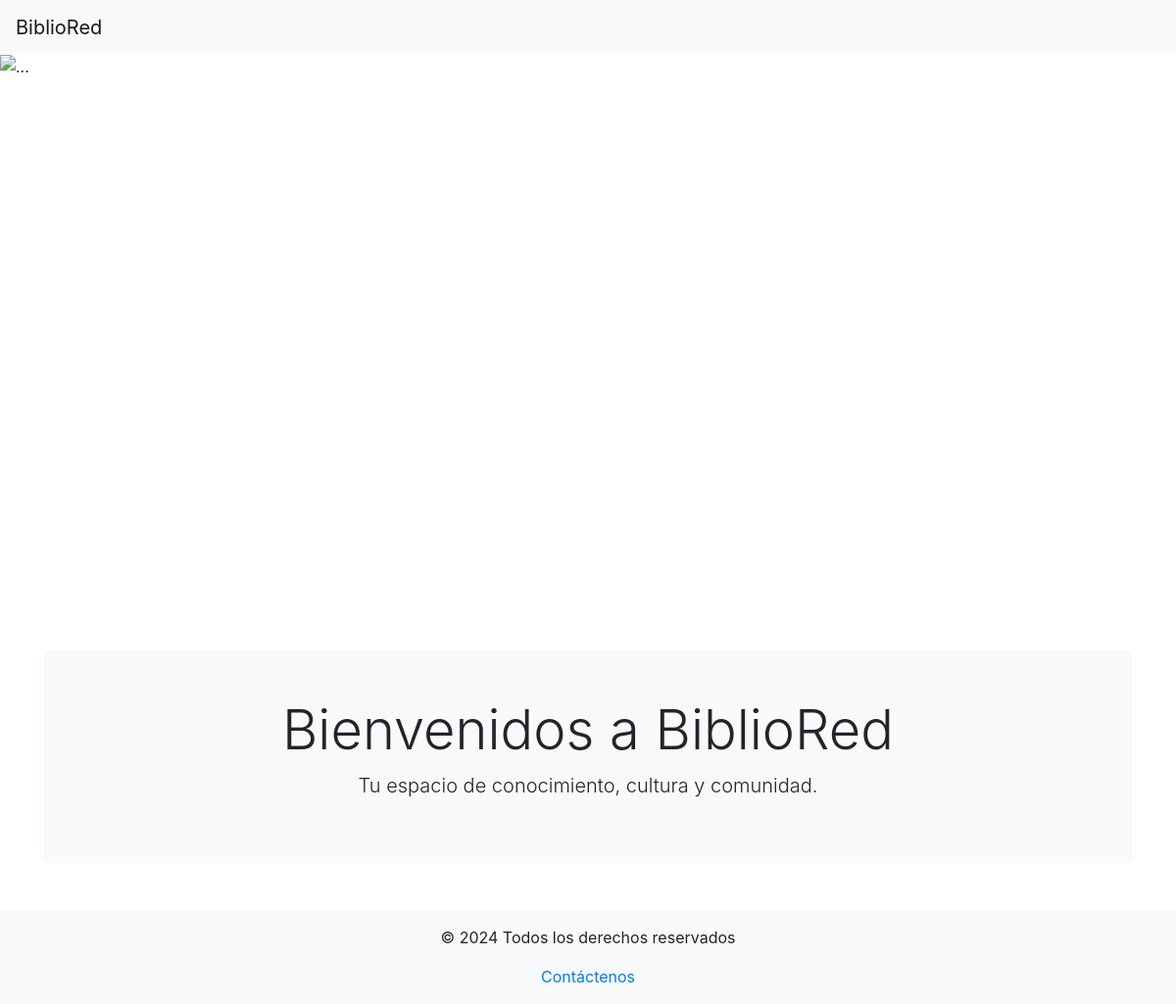
Before: /autores with the older database file.
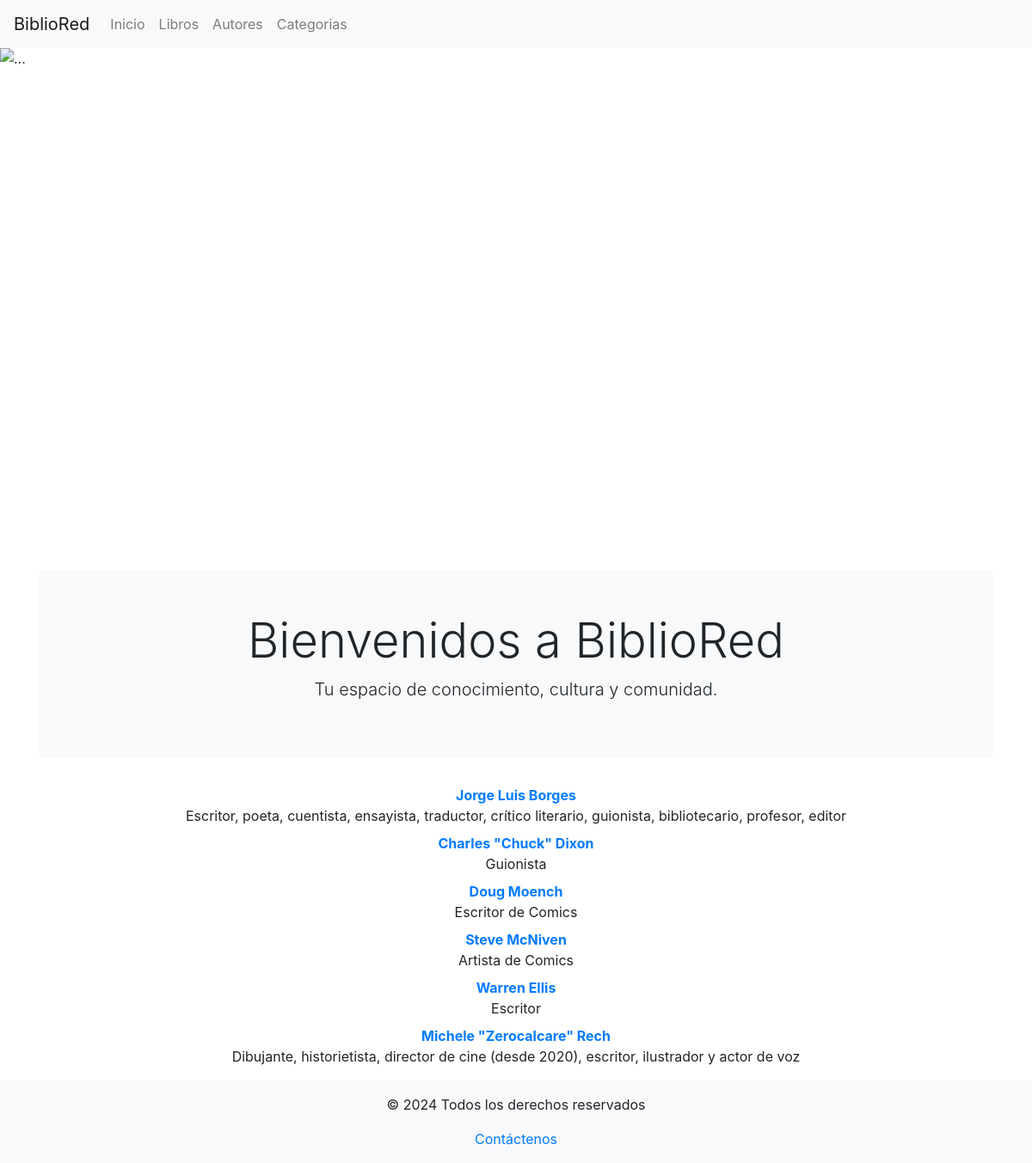
After: the same page with the newer database file.
### Contenido/models.py (models this page shows)
class NavItem(models.Model):
    titulo = models.CharField(max_length=50)
    url = models.CharField(max_length=100)

class Autor(models.Model):
    nombre = models.CharField(max_length=70)
    nacionalidad = models.CharField(max_length=50)
    biografia = models.TextField()
    information = models.TextField()

### Contenido/views.py (the view)
# urls.py: path('autores', views.vistaAutores, name="autores"),
def vistaAutores(request):
    context = {
        "NavItem": NavItem.objects.all(),
        "Autores": Autor.objects.all()
    }
    return render(request, 'content/autores.html', context)

### Contenido/templates/content/autores.html (shortened to what this page needs)
<!DOCTYPE html>
    <html lang="en">
    <head>
        <link rel="stylesheet" href="https://cdn.jsdelivr.net/npm/bootstrap@4.6.2/dist/css/bootstrap.min.css">
        <link rel="stylesheet" href="https://cdn.jsdelivr.net/gh/lipis/flag-icons@7.2.3/css/flag-icons.min.css"/>
    </head>
    <body>
        <nav class="navbar navbar-expand-lg navbar-light bg-light">
            <a class="navbar-brand" href="#">BiblioRed</a>
            <div class="collapse navbar-collapse" id="navbarNavAltMarkup">
                <div class="navbar-nav">
                    {% for Item in NavItem %}
                        <a class="nav-link" href="{{ Item.url }}">{{ Item.titulo }}</a>
                    {% endfor %}
                </div>
            </div>
        </nav>
        <div id="carouselExampleInterval" class="carousel slide" data-ride="carousel">
            <div class="carousel-inner">
                <div class="carousel-item active" data-interval="10000">
                    <img src="https://upload.wikimedia.org/wikipedia/commons/d/df/Biblioteca_Barzio.jpg" class="d-block w-100" alt="..." style="height: 70vh; object-fit: cover;">
                </div>
            </div>
            <button class="carousel-control-prev" type="button" data-target="#carouselExampleInterval" data-slide="prev">
                <span class="carousel-control-prev-icon" aria-hidden="true"></span>
            </button>
            <button class="carousel-control-next" type="button" data-target="#carouselExampleInterval" data-slide="next">
                <span class="carousel-control-next-icon" aria-hidden="true"></span>
            </button>
        </div>
        <div class="container mt-5">
            <div class="jumbotron bg-light p-5">
                <div class="text-center">
                    <h1 class="display-4">Bienvenidos a BiblioRed</h1>
                    <p class="lead">Tu espacio de conocimiento, cultura y comunidad.</p>
                </div>
            </div>
            <div class="row">
                <div class="col-lg-12">
                    <dl>
                        {% for Autor in Autores %}
                            <dt class="text-center"><a href="{{ Autor.biografia }}">{{ Autor.nombre }} <span class="fi fi-{{ Autor.nacionalidad }}"></span></a></dt>
                            <dd class="text-center">{{ Autor.information }}</dd>
                        {% endfor %}
                    </dl>
                </div>
            </div>
        </div>
        <footer class="bg-light text-center py-3">
            <p>&copy; 2024 Todos los derechos reservados</p>
            <a href="contacto.html">Contáctenos</a>
        </footer>
    </body>
</html>

Changed rows visible on the page:
added NavItem: titulo "Inicio"
added NavItem: titulo "Libros"
added NavItem: titulo "Autores"
added NavItem: titulo "Categorias"
added Autor: nombre "Jorge Luis Borges", information "Escritor, poeta, cuentista, ensayista, traductor, crítico literario, guionista, bibliotecario, profesor, editor"
added Autor: nombre "Charles \"Chuck\" Dixon", information "Guionista"
added Autor: nombre "Doug Moench", information "Escritor de Comics"
added Autor: nombre "Steve McNiven", information "Artista de Comics"
added Autor: nombre "Warren Ellis", information "Escritor"
added Autor: nombre "Michele \"Zerocalcare\" Rech", information "Dibujante, historietista, director de cine (desde 2020), escritor, ilustrador y actor de voz"
